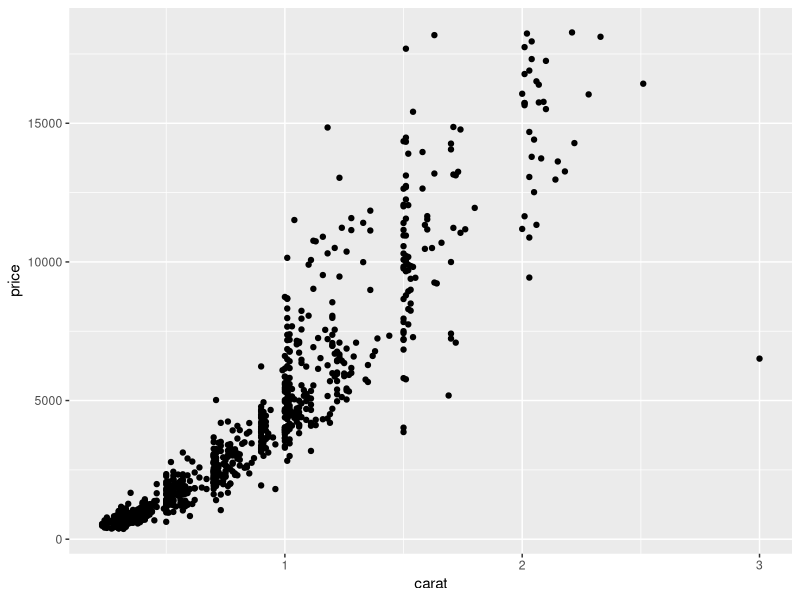
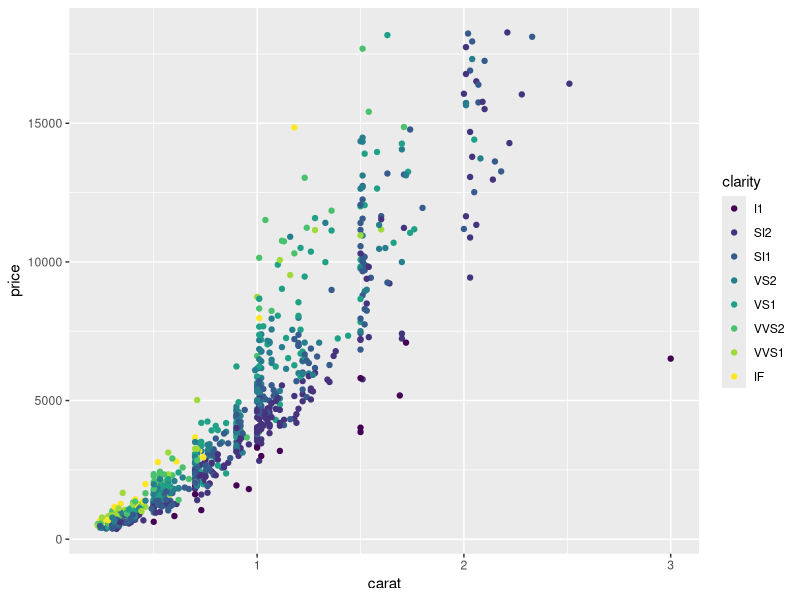
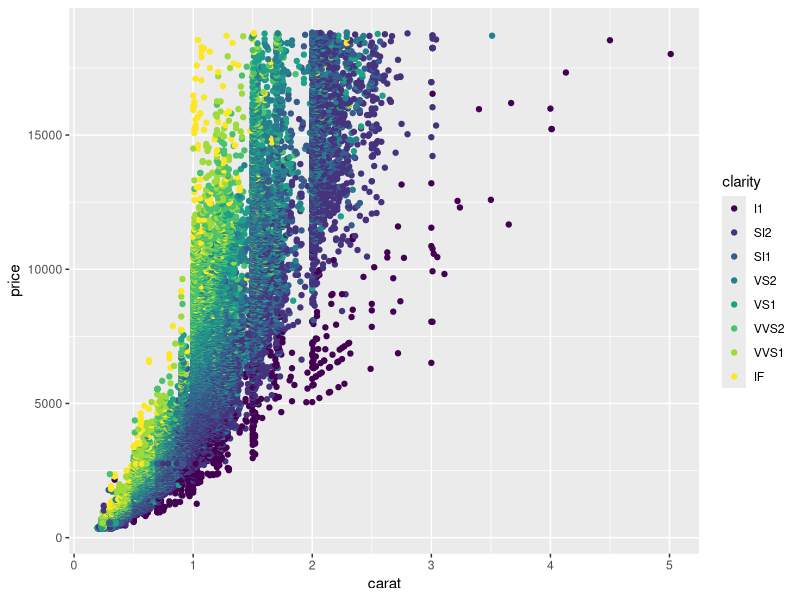
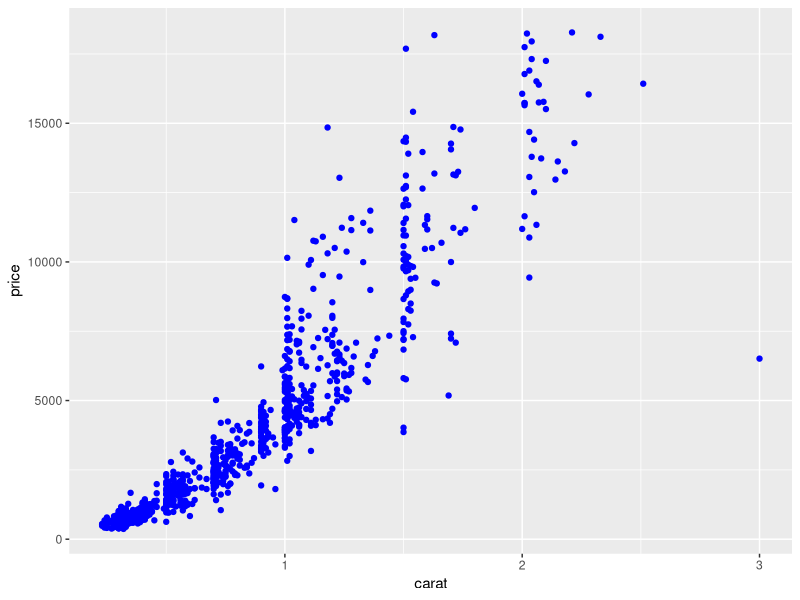
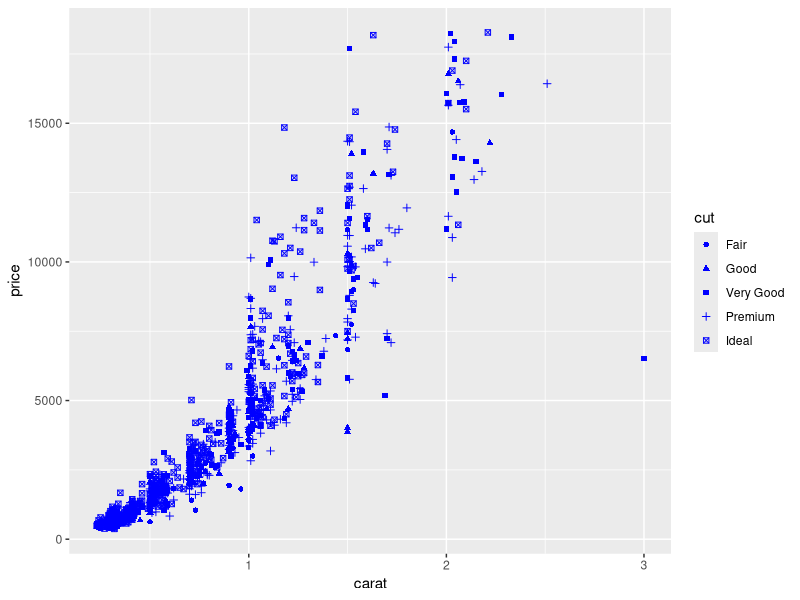
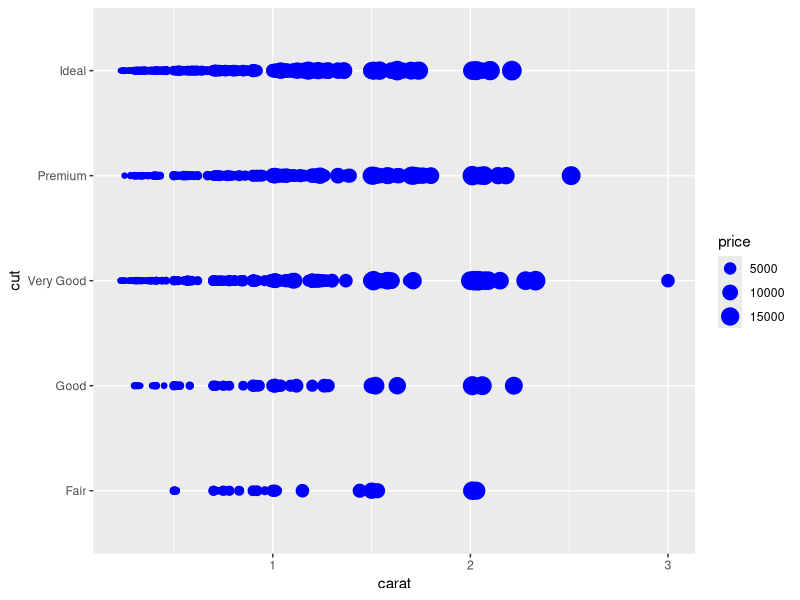
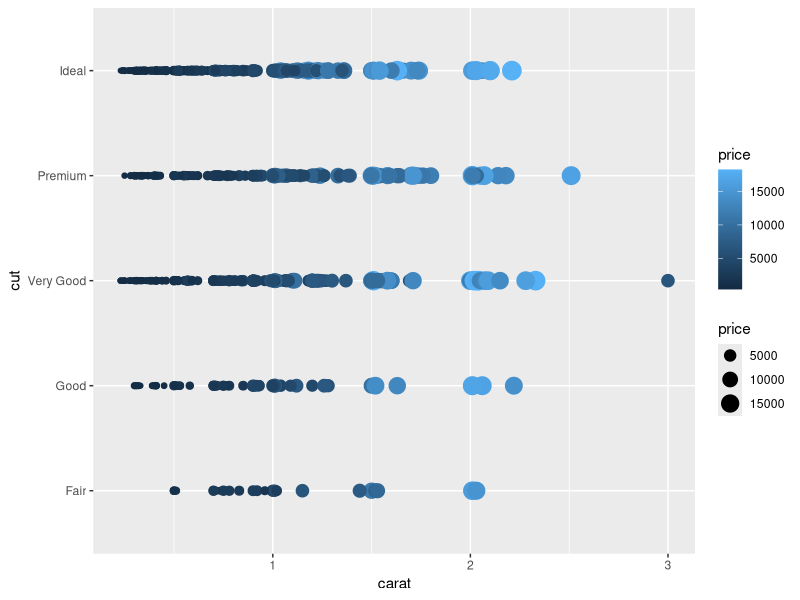
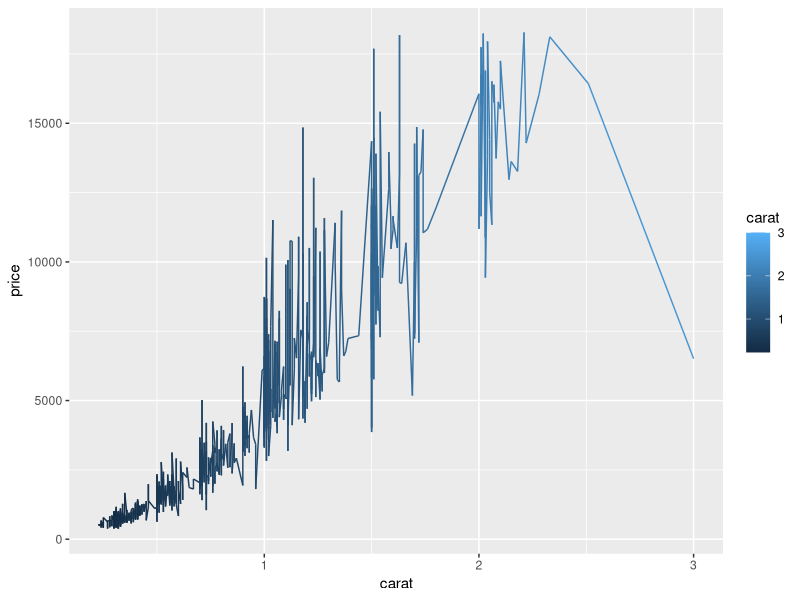

These figures' R source, in order:
# Exercise 1: ggplot2 basics
library(ggplot2)
library(dplyr)
# For this exercise you'll be working with the `diamonds` data set included in the ggplot2 library
# Use `?diamonds` to get more information about this data set (including the column descriptions
# Also check the _column names_ and the _number of rows_ in the data set
View(diamonds)
# This data set has a lot of rows. To make things a bit more readable,
# use dplyr's `sample_n()` function to get a random 1000 rows from the data set
# Store this sample in a variable `diamonds.sample`

diamonds.sample <- sample_n(diamonds, 1000)
# Start by making a new `ggplot` with the `diamonds.sample` as the data (no geometry yet)
# What do you see?
plot <- ggplot(data = diamonds.sample)

# Draw a scatter plot (with point geometry) with for the `diamonds.sample` set,
# with the `carat` mapped to the x-position and `price` mapped to the y-position.
ggplot(data = diamonds.sample) + 
  geom_point(mapping = aes(x = carat, y = price))

# Draw the same plot as above, but color each of the points based on their clarity.
ggplot(data = diamonds.sample) + 
  geom_point(mapping = aes(x = carat, y = price, color = clarity))

# Draw the same plot as above, but for the entire `diamonds` data set. Note this may take
# a few seconds to generate.
ggplot(data = diamonds) + 
  geom_point(mapping = aes(x = carat, y = price, color = clarity))


# Draw another scatter plot for `diamonds.sample` of price (y) by carat (x),
# but with all of the dots colored "blue".
# Hint: you'#ll need to set the color channel, not map a value to it!
ggplot(data = diamonds.sample) + 
  geom_point(mapping = aes(x = carat, y = price), color = "Blue")

# Draw a scatter plot for `diamonds.sample` of `price` by `carat`, where each
# point has an aesthetic _shape_ based on the diamond's `cut`.
ggplot(data = diamonds.sample) + 
  geom_point(mapping = aes(x = carat, y = price, shape = cut), color = "Blue")

# Draw a scatter plot for `diamonds.sample` of *`cut`* by `carat`, where each
# point has an aesthetic _size_ based on the diamond's *`price`*
ggplot(data = diamonds.sample) + 
  geom_point(mapping = aes(x = carat, y = cut, size = price), color = "Blue")

# Try coloring the above plot based on the diamond's price!
ggplot(data = diamonds.sample) + 
  geom_point(mapping = aes(x = carat, y = cut, size = price, color = price))

# Draw a line plot (with line geometry) for `diamonds.sample`. The x-position should be mapped to
# carat, y-position to price, and color to carat.
ggplot(data = diamonds.sample) + 
  geom_line(mapping = aes(x = carat, y = price, color = carat))

# That's kind of messy. Try using `smooth` geometry instead.
ggplot(data = diamonds.sample) + 
  geom_smooth(mapping = aes(x = carat, y = price, color = carat))

# Draw a plot with bar geometry (a bar chart), mapping the diamond's `cut` to the x-axis
ggplot(data = diamonds.sample) + 
  geom_bar(mapping = aes(x = cut))

# Add an aesthetic property that will _fill_ each bar geometry based on the `clarity` of the diamonds
# What kind of chart do you get?
ggplot(data = diamonds.sample) + 
  geom_bar(mapping = aes(x = cut, fill = clarity))

# Draw a histogram of diamond prices.
# Try mapping each bar based on clarity as well!
ggplot(data = diamonds.sample) + 
  geom_histogram(mapping = aes(x = price, fill = clarity))

# (For a more traditional "bell-curve", make a histogram of diamond `depths`)
ggplot(data = diamonds.sample) + 
  geom_histogram(mapping = aes(x = depth, fill = clarity))

# Draw a plot of the `diamonds.sample` data (price by carat), with both points for each
# diamond AND smoothed lines for each cut (hint: in a separate color)
# Making the points have some `alpha` transparency will make the plot look nicer
ggplot(data = diamonds.sample) + 
  geom_point(mapping = aes(x = carat, y = price), alpha = 0.5) +
  geom_smooth(mapping = aes(x = carat, y = price, color = cut)) 
# multiple geoms (point & smooth)


## Bonus
# Draw a bar chart of average diamond prices by clarity, and include "error bars" marking
# the standard error of each measurement.
ggplot(data = diamonds.sample) +
  geom_bar(mapping = aes(x = clarity))
# You can calculate standard error as the _standard deviation_ divided by the square root
# of the number of measurements (prices)

# Start by creating a data frame `diamond.summary` that includes summarized data for each clarity group.
# Your summary data shuld include the mean price and the standard error of the price.


# Then draw the plot. The error bars should stretch from the mean-error to the mean+error.
